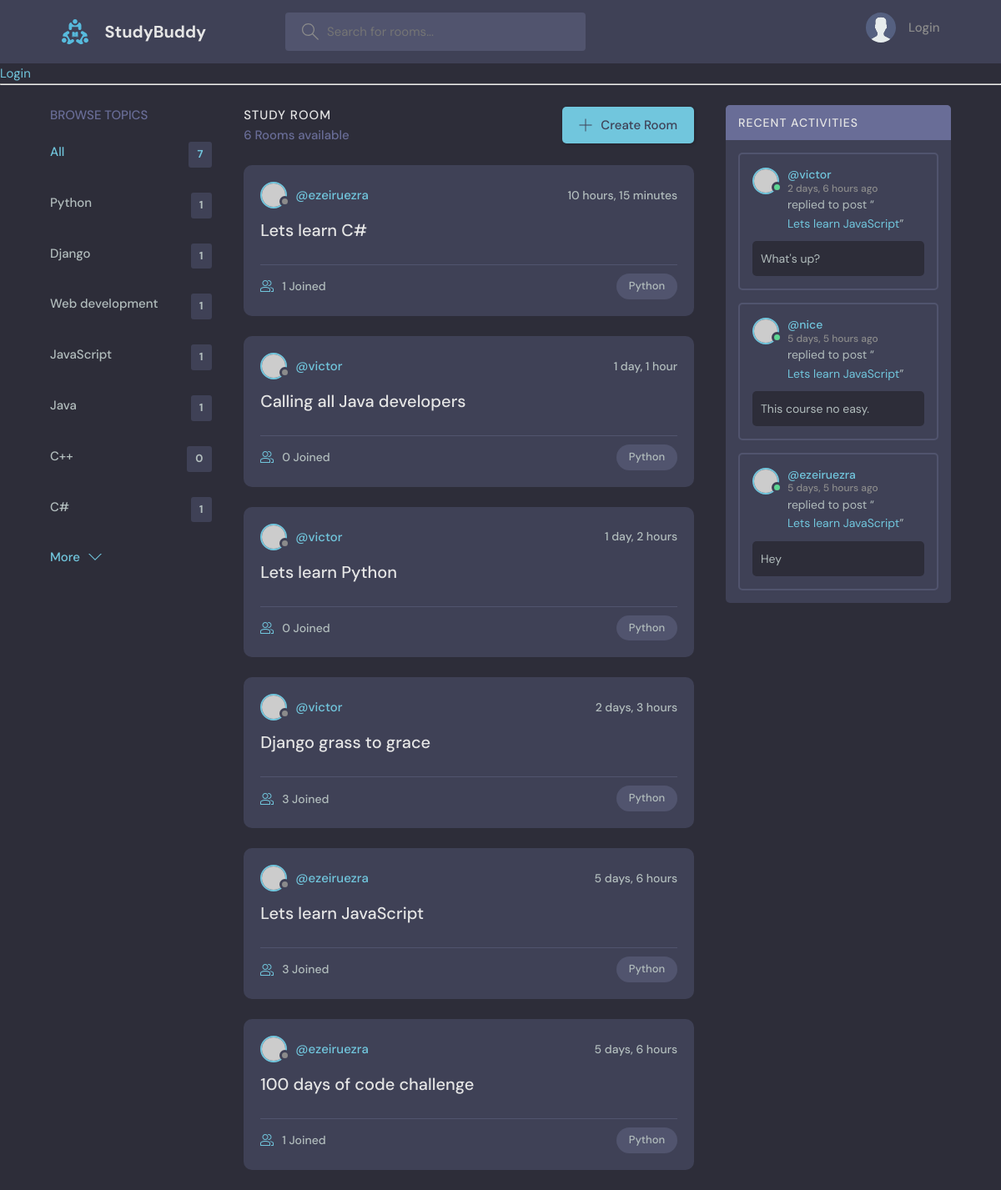
The page / on the database its author committed.
### base/models.py (models this page shows, shortened)
class Topic(models.Model):
    name = models.CharField(max_length=200)

class Room(models.Model):
    host = models.ForeignKey(User, on_delete=models.SET_NULL, null=True)
    topic = models.ForeignKey(Topic, on_delete=models.SET_NULL, null=True)
    name = models.CharField(max_length=200)
    description = models.TextField(null=True, blank=True)
    participants = models.ManyToManyField(User, related_name='participants', blank=True)
    updated = models.DateTimeField(auto_now=True)
    created = models.DateTimeField(auto_now_add=True)
    class Meta:
        ordering = ['-updated', '-created']
    def __str__(self):
        return self.name

class Message(models.Model):
    user = models.ForeignKey(User, on_delete=models.CASCADE)
    room = models.ForeignKey(Room, on_delete=models.CASCADE)
    body = models.TextField()
    updated = models.DateTimeField(auto_now=True)
    created = models.DateTimeField(auto_now_add=True)
    class Meta:
        ordering = ['-updated', '-created']
    def __str__(self):
        return self.body[0:50]

### base/views.py (the view)
# urls.py: path('', views.home, name="home"),
def home(request):
    if request.GET.get('q') is not None:
        q = request.GET.get('q')
    else:
        q = ''
    rooms = Room.objects.filter(
        Q(topic__name__icontains=q) |
        Q(name__icontains=q) |
        Q(description__icontains=q)
    )
    room_count = rooms.count()
    topics = Topic.objects.all()
    room_messages = Message.objects.filter(Q(room__topic__name__icontains=q))
    context = {
        "rooms": rooms,
        "topics": topics,
        "room_count": room_count,
        "room_messages": room_messages
    }
    return render(request, "home.html", context)

### base/templates/home.html (shortened to what this page needs)
{% extends 'main.html' %}
{% block content %}
    <main class="layout layout--3">
      <div class="container">
        {% include 'topics_components.html' %}
        <div class="roomList">
          <div class="roomList__header">
            <div>
              <h2>Study Room</h2>
              <p>{{ room_count }} Rooms available</p>
            </div>
            <a class="btn btn--main" href="{% url 'create-room' %}">
              <svg version="1.1" xmlns="http://www.w3.org/2000/svg" width="32" height="32" viewBox="0 0 32 32">
                <title>add</title>
                <path
                  d="M16.943 0.943h-1.885v14.115h-14.115v1.885h14.115v14.115h1.885v-14.115h14.115v-1.885h-14.115v-14.115z"
                ></path>
              </svg>
              Create Room
            </a>
          </div>
          {% include 'feed_component.html' %}
        </div>
        {% include 'activity_component.html' %}
      </div>
    </main>
{% endblock %}

### base/templates/topics_components.html
<div class="topics">
          <div class="topics__header">
            <h2>Browse Topics</h2>
          </div>
          <ul class="topics__list">
            <li>
              <a href="{% url 'home' %}" class="active">All <span>{{ topics.count }}</span></a>
            </li>
              {% for topic in topics %}
            <li>
              <a href="{% url 'home' %}?q={{topic.name}}">{{ topic.name }} <span>{{ topic.room_set.all.count }}</span></a>
            </li>
              {%  endfor %}
          </ul>
          <a class="btn btn--link" href="topics.html">
            More
            <svg version="1.1" xmlns="http://www.w3.org/2000/svg" width="32" height="32" viewBox="0 0 32 32">
              <title>chevron-down</title>
              <path d="M16 21l-13-13h-3l16 16 16-16h-3l-13 13z"></path>
            </svg>
          </a>
        </div>

### base/templates/feed_component.html (shortened to what this page needs)
{% for room in rooms %}
<div class="roomListRoom">
            <div class="roomListRoom__header">
              <a href="{% url 'user-profile' room.host.id %}" class="roomListRoom__author">
                <div class="avatar avatar--small">
                  <img src="https://randomuser.me/api/portraits/women/11.jpg" />
                </div>
                <span>@{{room.host.username}}</span>
              </a>
              <div class="roomListRoom__actions">
                <span>{{ room.created|timesince }}</span>
              </div>
            </div>
            <div class="roomListRoom__content">
              <a href="{% url 'room' room.id %}">{{ room.name }}</a>
            </div>
            <div class="roomListRoom__meta">
              <a href="{% url 'room' room.id %}" class="roomListRoom__joined">
                {{ room.participants.all.count }} Joined
              </a>
              <p class="roomListRoom__topic">Python</p>
            </div>
          </div>
 {% endfor %}

### base/templates/activity_component.html (shortened to what this page needs)
<div class="activities">
          <div class="activities__header">
            <h2>Recent Activities</h2>
          </div>
          {% for message in room_messages %}
          <div class="activities__box">
            <div class="activities__boxHeader roomListRoom__header">
              <a href="{% url 'user-profile' message.user.id %}" class="roomListRoom__author">
                <div class="avatar avatar--small active">
                  <img src="https://randomuser.me/api/portraits/men/13.jpg" />
                </div>
                <p>
                  @{{ message.user }}
                  <span>{{ message.created|timesince }} ago</span>
                </p>
              </a>
            </div>
            <div class="activities__boxContent">
              <p>replied to post “<a href= "{% url 'room' message.room.id %}">{{ message.room }}</a>”</p>
              <div class="activities__boxRoomContent">
                <p>{{ message }}</p>
              </div>
            </div>
          </div>
      {% endfor %}
        </div>

### rows shown on the page
Topic: name "Python", room_set.all.count "1"
Topic: name "Django", room_set.all.count "1"
Topic: name "Web development", room_set.all.count "1"
Topic: name "JavaScript", room_set.all.count "1"
Topic: name "Java", room_set.all.count "1"
Topic: name "C++", room_set.all.count "0"
Topic: name "C#", room_set.all.count "1"
Room: host.username "ezeiruezra", created "10 hours, 15 minutes", name "Lets learn C#", participants.all.count "1"
Room: host.username "victor", created "1 day, 1 hour", name "Calling all Java developers", participants.all.count "0"
Room: host.username "victor", created "1 day, 2 hours", name "Lets learn Python", participants.all.count "0"
Room: host.username "victor", created "2 days, 3 hours", name "Django grass to grace", participants.all.count "3"
Room: host.username "ezeiruezra", created "5 days, 6 hours", name "Lets learn JavaScript", participants.all.count "3"
Room: host.username "ezeiruezra", created "5 days, 6 hours", name "100 days of code challenge", participants.all.count "1"
Message: user "victor", created "2 days, 6 hours", room "Lets learn JavaScript", body "What's up?"
Message: user "nice", created "5 days, 5 hours", room "Lets learn JavaScript", body "This course no easy."
Message: user "ezeiruezra", created "5 days, 5 hours", room "Lets learn JavaScript", body "Hey"

### other values the page prints
{{ topics.count }} "7"
{{ room_count }} "6"
